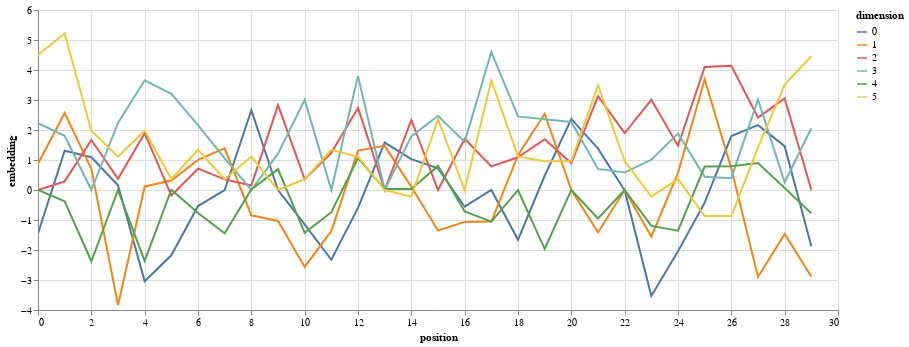

Notebook source saved alongside this figure:
### Code cell
def test_encoding():

    max_len = 30
    seq = test_seqs[0][:max_len-2]
    test_seq_encode = SeqEncoding(n_tokens, 6, 0.1, max_len, padding_idx)
    test_pe_encode = PositionalEncoding(6, 0.1, max_len)
    y = test_pe_encode.forward(test_seq_encode(seq))
    print(f'Embedding shape: {y.shape}')
    print(f'Parameters shape in sequence embedding: {test_seq_encode.token_embedding.weight.shape}')

    y = y.detach().numpy()


    data = pd.concat([pd.DataFrame({
        "embedding": y[:, dim],
        "dimension":dim,
        "position": list(range(max_len)),
        })for dim in range(6)])
    
    aa = ['<start>']
    aa.extend(_ for _ in seq)
    aa.append('<end>')
    data['aa_token'] = aa * 6

    print(data)

    return (
        alt.Chart(data)
        .mark_line()
        .properties(width=800)
        .encode(x="position", y="embedding", color="dimension:N")
        .interactive())

test_encoding()

### Figure 1 — Vega-Lite specification as saved in the notebook (floating-point values rounded to 4 significant figures; data arrays with more than 128 entries replaced by an {"elided": "..."} marker saying what was removed)
{"config": {"view": {"continuousWidth": 400, "continuousHeight": 300}}, "data": {"name": "data-9d28df716b3c4c7bdeda079606a54cfb"}, "mark": "line", "encoding": {"color": {"field": "dimension", "type": "nominal"}, "x": {"field": "position", "type": "quantitative"}, "y": {"field": "embedding", "type": "quantitative"}}, "selection": {"selector020": {"type": "interval", "bind": "scales", "encodings": ["x", "y"]}}, "width": 800, "$schema": "https://vega.github.io/schema/vega-lite/v4.17.0.json", "datasets": {"data-9d28df716b3c4c7bdeda079606a54cfb": {"elided": "180 records"}}}
